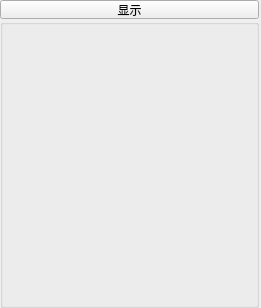
<?xml version="1.0" encoding="UTF-8"?>
<ui version="4.0">
 <class>DataForm</class>
 <widget class="QWidget" name="DataForm">
  <property name="geometry">
   <rect>
    <x>0</x>
    <y>0</y>
    <width>261</width>
    <height>308</height>
   </rect>
  </property>
  <property name="windowTitle">
   <string>Form</string>
  </property>
  <layout class="QGridLayout" name="gridLayout">
   <property name="leftMargin">
    <number>0</number>
   </property>
   <property name="topMargin">
    <number>0</number>
   </property>
   <property name="rightMargin">
    <number>2</number>
   </property>
   <property name="bottomMargin">
    <number>0</number>
   </property>
   <property name="horizontalSpacing">
    <number>5</number>
   </property>
   <property name="verticalSpacing">
    <number>0</number>
   </property>
   <item row="0" column="0">
    <widget class="QPushButton" name="btnShow">
     <property name="maximumSize">
      <size>
       <width>16777215</width>
       <height>19</height>
      </size>
     </property>
     <property name="text">
      <string>显示</string>
     </property>
     <property name="icon">
      <iconset resource="../Res.qrc">
       <normaloff>:/images/show.png</normaloff>:/images/show.png</iconset>
     </property>
     <property name="checkable">
      <bool>true</bool>
     </property>
    </widget>
   </item>
   <item row="1" column="0">
    <widget class="QGroupBox" name="groupBox_disp">
     <property name="title">
      <string/>
     </property>
     <layout class="QGridLayout" name="gridLayout_2">
      <property name="leftMargin">
       <number>0</number>
      </property>
      <property name="topMargin">
       <number>0</number>
      </property>
      <property name="rightMargin">
       <number>0</number>
      </property>
      <property name="bottomMargin">
       <number>5</number>
      </property>
      <property name="spacing">
       <number>5</number>
      </property>
      <item row="0" column="0">
       <layout class="QVBoxLayout" name="verticalLayout"/>
      </item>
      <item row="1" column="0">
       <spacer name="verticalSpacer">
        <property name="orientation">
         <enum>Qt::Vertical</enum>
        </property>
        <property name="sizeHint" stdset="0">
         <size>
          <width>20</width>
          <height>40</height>
         </size>
        </property>
       </spacer>
      </item>
     </layout>
    </widget>
   </item>
  </layout>
 </widget>
 <resources>
  <include location="../Res.qrc"/>
 </resources>
 <connections/>
</ui>
